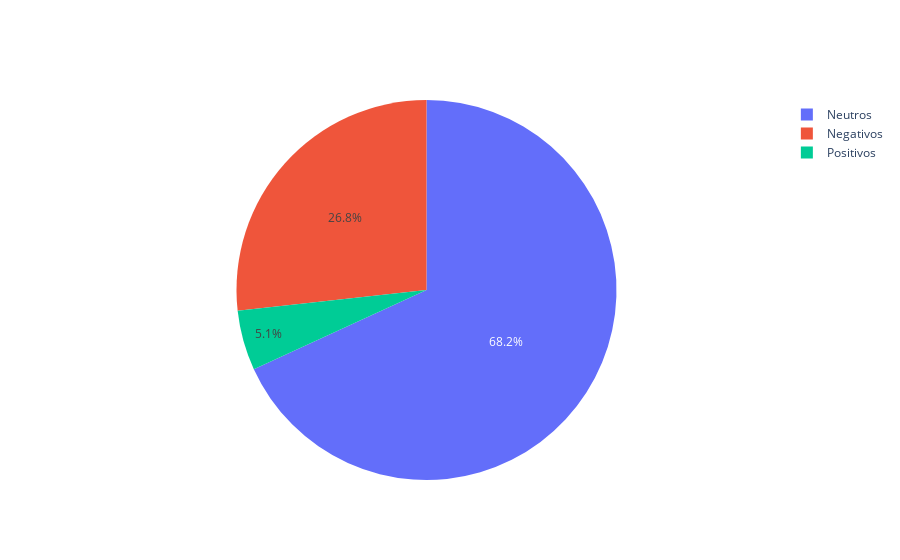

The cell this chart's notebook holds for it:
### Code cell
####################################
# Contar la cantidad de sentimientos negativos, neutros y positivos
negativos = text[text["sentimiento"] < 0].count().values[0]
neutros = text[text["sentimiento"] == 0].count().values[0]
positivos = text[text["sentimiento"] > 0].count().values[0]

# Crear la gráfica de pastel
labels = ["Negativos", "Neutros", "Positivos"]
values = [negativos, neutros, positivos]

fig = go.Figure(data=[go.Pie(labels=labels, values=values)])

fig.write_html("pie.html")
# Mostrar la gráfica
fig.show()

### Figure 1 — Plotly figure (JSON) as saved in the notebook; plotly's stock layout.template omitted (floating-point values rounded to 4 significant figures)
{"data": [{"labels": ["Negativos", "Neutros", "Positivos"], "type": "pie", "values": [42, 107, 8]}], "layout": {}}
